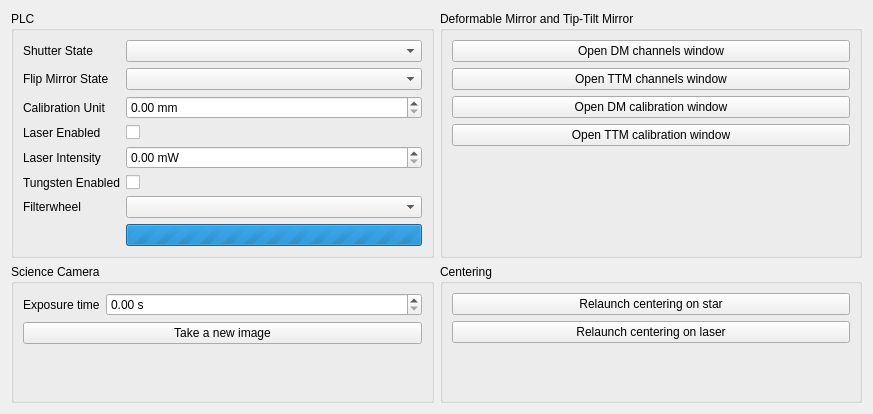
<?xml version="1.0" encoding="UTF-8"?>
<ui version="4.0">
 <class>Form</class>
 <widget class="QWidget" name="Form">
  <property name="geometry">
   <rect>
    <x>0</x>
    <y>0</y>
    <width>873</width>
    <height>414</height>
   </rect>
  </property>
  <property name="windowTitle">
   <string>Form</string>
  </property>
  <layout class="QGridLayout" name="gridLayout" rowstretch="1,1" columnstretch="1,1">
   <item row="0" column="0">
    <widget class="QGroupBox" name="groupBox_2">
     <property name="title">
      <string>PLC</string>
     </property>
     <property name="checkable">
      <bool>false</bool>
     </property>
     <layout class="QFormLayout" name="formLayout">
      <item row="0" column="0">
       <widget class="QLabel" name="label_4">
        <property name="text">
         <string>Shutter State</string>
        </property>
       </widget>
      </item>
      <item row="0" column="1">
       <widget class="QComboBox" name="comboBox"/>
      </item>
      <item row="1" column="0">
       <widget class="QLabel" name="label_5">
        <property name="text">
         <string>Flip Mirror State</string>
        </property>
       </widget>
      </item>
      <item row="1" column="1">
       <widget class="QComboBox" name="comboBox_2"/>
      </item>
      <item row="2" column="0">
       <widget class="QLabel" name="label_3">
        <property name="text">
         <string>Calibration Unit</string>
        </property>
       </widget>
      </item>
      <item row="2" column="1">
       <widget class="QDoubleSpinBox" name="doubleSpinBox_2">
        <property name="suffix">
         <string> mm</string>
        </property>
       </widget>
      </item>
      <item row="3" column="0">
       <widget class="QLabel" name="label_2">
        <property name="text">
         <string>Laser Enabled</string>
        </property>
       </widget>
      </item>
      <item row="3" column="1">
       <widget class="QCheckBox" name="checkBox_2">
        <property name="text">
         <string/>
        </property>
       </widget>
      </item>
      <item row="4" column="0">
       <widget class="QLabel" name="label">
        <property name="text">
         <string>Laser Intensity</string>
        </property>
       </widget>
      </item>
      <item row="4" column="1">
       <widget class="QDoubleSpinBox" name="doubleSpinBox">
        <property name="suffix">
         <string> mW</string>
        </property>
       </widget>
      </item>
      <item row="5" column="0">
       <widget class="QLabel" name="label_6">
        <property name="text">
         <string>Tungsten Enabled</string>
        </property>
       </widget>
      </item>
      <item row="5" column="1">
       <widget class="QCheckBox" name="checkBox">
        <property name="text">
         <string/>
        </property>
       </widget>
      </item>
      <item row="6" column="0">
       <widget class="QLabel" name="label_7">
        <property name="text">
         <string>Filterwheel</string>
        </property>
       </widget>
      </item>
      <item row="6" column="1">
       <widget class="QComboBox" name="comboBox_3"/>
      </item>
      <item row="7" column="1">
       <widget class="QProgressBar" name="progressBar">
        <property name="maximum">
         <number>0</number>
        </property>
        <property name="value">
         <number>-1</number>
        </property>
       </widget>
      </item>
     </layout>
    </widget>
   </item>
   <item row="0" column="1">
    <widget class="QGroupBox" name="groupBox">
     <property name="title">
      <string>Deformable Mirror and Tip-Tilt Mirror</string>
     </property>
     <layout class="QVBoxLayout" name="verticalLayout_4">
      <item>
       <widget class="QPushButton" name="dm_channels_button">
        <property name="text">
         <string>Open DM channels window</string>
        </property>
       </widget>
      </item>
      <item>
       <widget class="QPushButton" name="ttm_channels_button">
        <property name="text">
         <string>Open TTM channels window</string>
        </property>
       </widget>
      </item>
      <item>
       <widget class="QPushButton" name="dm_calibration_button">
        <property name="text">
         <string>Open DM calibration window</string>
        </property>
       </widget>
      </item>
      <item>
       <widget class="QPushButton" name="ttm_calibration_button">
        <property name="text">
         <string>Open TTM calibration window</string>
        </property>
       </widget>
      </item>
      <item>
       <spacer name="verticalSpacer_2">
        <property name="orientation">
         <enum>Qt::Vertical</enum>
        </property>
        <property name="sizeHint" stdset="0">
         <size>
          <width>20</width>
          <height>40</height>
         </size>
        </property>
       </spacer>
      </item>
     </layout>
    </widget>
   </item>
   <item row="1" column="0">
    <widget class="QGroupBox" name="groupBox_4">
     <property name="title">
      <string>Science Camera</string>
     </property>
     <layout class="QFormLayout" name="formLayout_2">
      <item row="0" column="0">
       <widget class="QLabel" name="label_8">
        <property name="text">
         <string>Exposure time</string>
        </property>
       </widget>
      </item>
      <item row="0" column="1">
       <widget class="QDoubleSpinBox" name="doubleSpinBox_3">
        <property name="suffix">
         <string> s</string>
        </property>
       </widget>
      </item>
      <item row="1" column="0" colspan="2">
       <widget class="QPushButton" name="pushButton_3">
        <property name="text">
         <string>Take a new image</string>
        </property>
       </widget>
      </item>
     </layout>
    </widget>
   </item>
   <item row="1" column="1">
    <widget class="QGroupBox" name="groupBox_5">
     <property name="title">
      <string>Centering</string>
     </property>
     <layout class="QVBoxLayout" name="verticalLayout_6">
      <item>
       <widget class="QPushButton" name="pushButton_4">
        <property name="text">
         <string>Relaunch centering on star</string>
        </property>
       </widget>
      </item>
      <item>
       <widget class="QPushButton" name="pushButton_5">
        <property name="text">
         <string>Relaunch centering on laser</string>
        </property>
       </widget>
      </item>
      <item>
       <spacer name="verticalSpacer_4">
        <property name="orientation">
         <enum>Qt::Vertical</enum>
        </property>
        <property name="sizeHint" stdset="0">
         <size>
          <width>20</width>
          <height>40</height>
         </size>
        </property>
       </spacer>
      </item>
     </layout>
    </widget>
   </item>
  </layout>
 </widget>
 <resources/>
 <connections/>
</ui>
